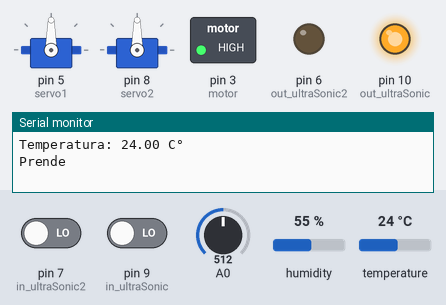
Bench run of a program on a simulated Arduino Mega 2560, built with avr-gcc and run on an emulated ATmega2560. On the bench: 2 × servo, switched loads named in the program (green lamp = pin HIGH), output pins drawn as LEDs (lit = HIGH), the last lines printed to the serial monitor. The inputs (shaded band) are chosen by the test bench; at power-on: temperature 24 °C, A0 = 512, pin 7 (in_ultraSonic2) LOW, pin 9 (in_ultraSonic) LOW, humidity 55 %.

Above: at 1.8 s.
1.9 s: temperature set to 21 °C
5.7 s: temperature set to 18 °C
At 9.2 s:
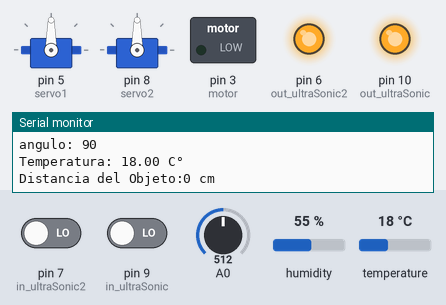
9.5 s: A0 set to 27
11.0 s: A0 set to 23
15.6 s: temperature set to 28 °C
At 21.3 s:
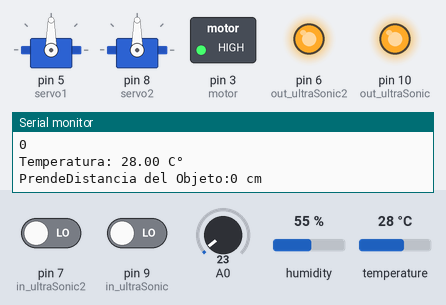
21.6 s: temperature set to 12 °C
At 29.9 s:
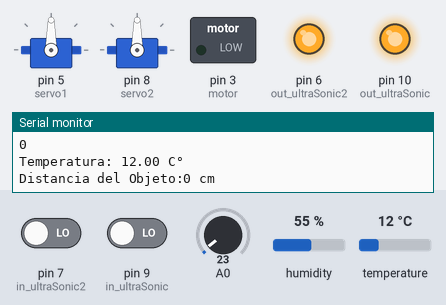
Timing chart, 0 to 31.1 s (numbered marks = the images above; inputs shaded):
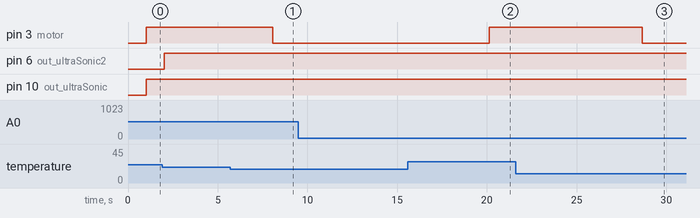

The program:

main.cpp
```cpp
#include <Arduino.h>
#include <temperature_sensor_fan.h>
#include <lighting_control.h>
#include <door_control.h>
#include <Servo.h>
#include <parking.h>

int motor = 3; // Pin de acceso al transistor que controlara el flujo de corriente hacia el motor
int servo1 = 5; // Pon de acceso para el servoMotor de la puerta
int servo2 = 8; // Pin de acceso para el servoMotor del parqueadero
int led1 = 11;
int out_ultraSonic = 10; //TRIGGER
int out_ultraSonic2 = 6;// Trigger
int in_ultraSonic = 9; //ECHO
int in_ultraSonic2 = 7; // Echo
Servo servoMotor1;
Servo servoMotor2;

void setup()
{
  pinMode(motor, OUTPUT);
  pinMode(out_ultraSonic, OUTPUT);
  pinMode(in_ultraSonic, INPUT);
  pinMode(out_ultraSonic2, OUTPUT);
  pinMode(in_ultraSonic2, INPUT);
  pinMode(led1, INPUT);
  dht.begin(); //Se inicia el sensor de temperatura y humedad
  Serial.begin(9600); // Se inicia la comunicación serial  // Se inicia el sensor
  servoMotor1.attach(servo1);
  servoMotor2.attach(servo2);
}
void loop()
{
  activate_fan(motor);
  activate_light(led1,out_ultraSonic,in_ultraSonic);
  open_door(servoMotor1, out_ultraSonic2, in_ultraSonic2);
  open_parking(servoMotor2);
}
```

door_control.h
```cpp
#include <Servo.h>
#include <Arduino.h>

int aux = 0;

void open_door(Servo servoMotor2, int out_ultraSonic2, int in_ultraSonic2)
{
    digitalWrite(out_ultraSonic2, LOW);
    delayMicroseconds(5);
    digitalWrite(out_ultraSonic2, HIGH);
    delayMicroseconds(10);
    time = pulseIn(in_ultraSonic2, HIGH);
    distance  = long(time * 10 /292 /2);
    if (distance > 14){
        while (aux<90)
        {
        aux++;
        servoMotor2.write(aux);
        delay(30);
        }
    }else{
        while(aux>0){
        aux--;
        servoMotor2.write(aux);
        delay(30);
        }
    }
}
```

lighting_control.h
```cpp
#include <Arduino.h>

long distance;
long time;

void activate_light(int led1, int out_ultraSonic, int in_ultraSonic)
{
    digitalWrite(out_ultraSonic, LOW); // Salida del pulso generado por el sensor ultrasonico
    delayMicroseconds(5);
    digitalWrite(out_ultraSonic, HIGH); // Envio del pulso
    delayMicroseconds(10);
    time = pulseIn(in_ultraSonic, HIGH); // Formula para medir el pulso entrante
    distance = long(0.017 * time);            // Formula para calcular la distancia del pulso entrante

    if (distance < 10){
        digitalWrite(led1, HIGH);// Para indicarle a cuantos cm debe de ejecutar la acccion
    }
    else
    {
        digitalWrite(led1, LOW);
    }
    Serial.print("Distancia del Objeto:");
    Serial.print(distance);
    Serial.println(" cm");
}
```

parking.h
```cpp
#include <Arduino.h>
#include<Servo.h>

// MIN 6
// MAX 679

void open_parking(Servo servoMotor){
    int angulo;
    int valorFR = analogRead(A0);
    Serial.print("luminosidad: ");
    Serial.println(valorFR);
    if(valorFR < 25){ //190 es relativo al lugar donde nos encontremos
        angulo = 0;
        servoMotor.write(angulo);
        delay(500);
        Serial.println(angulo);
        delay(5000);
    }else{
        angulo = 90;
        servoMotor.write(angulo);
        delay(500);
        Serial.print("angulo: ");
        Serial.println(angulo);
    }
}

/*
Servo miServo;
int angulo;

void setup()
{
  miServo.attach(11);
  pinMode(13, OUTPUT);
  Serial.begin(9600);
}

void loop()
{
  int valorFR = analogRead(A0);
  Serial.print("luminosidad: ");
  Serial.println(valorFR);
  if(valorFR < 190)
  {
    angulo= 270;
    miServo.write(angulo);
    Serial.print("angulo: ");
    Serial.println(angulo);
    delay(500);
  }
  if(valorFR > 200)
  {
    angulo= 130;
    miServo.write(angulo);
    Serial.print("angulo: ");
    Serial.println(angulo);
    delay(500);
  }
}

*/
```

temperature_sensor_fan.h
```cpp
#include <Arduino.h>
#include <DHT.h>

int sensor = 2; // Pin de entrada analogo donde estara el sensor de humedad
double temperature = 0; // Variable donde se almacenara el datos de temperatura

#define DHTPIN sensor          // Seleccionamos el pin en el que se conectará el sensor
#define DHTTYPE DHT11     // Se selecciona el DHT11 que es el que tenemos
DHT dht(DHTPIN, DHTTYPE); // Se inicia una variable que será usada por Arduino para comunicarse con el sensor

void activate_fan(int motor)
{
    temperature = dht.readTemperature(); // Se lee la temperatura
    // Se imprime la temperatura en pantalla
    Serial.print("Temperatura: ");
    Serial.print(temperature);
    Serial.println(" C°");
    delay(1000); // Se espera 2 segundos para seguir leyendo datos

    if(temperature>=20){
        Serial.print("Prende");
        digitalWrite(motor, HIGH); //Encender el motor si la temperatura esta por encima de 25°C; se puede cambiar "HIGH" por "1", son equivalentes
    }else{
        digitalWrite(motor, LOW); //El motor se apaga si el sensor analiza temperatura por debado de los 25°c
    }
}
```

Measured:
- the behaviour switches between 20 and 19 °C on temperature (found by bisection; images 0 and 1)
- after the input at 5.7 s, pin 3 (motor): HIGH → LOW after 2.4 s
- after the input at 15.6 s, pin 3 (motor): LOW → HIGH after 4.5 s
- after the input at 21.6 s, pin 3 (motor): HIGH → LOW after 7.0 s
